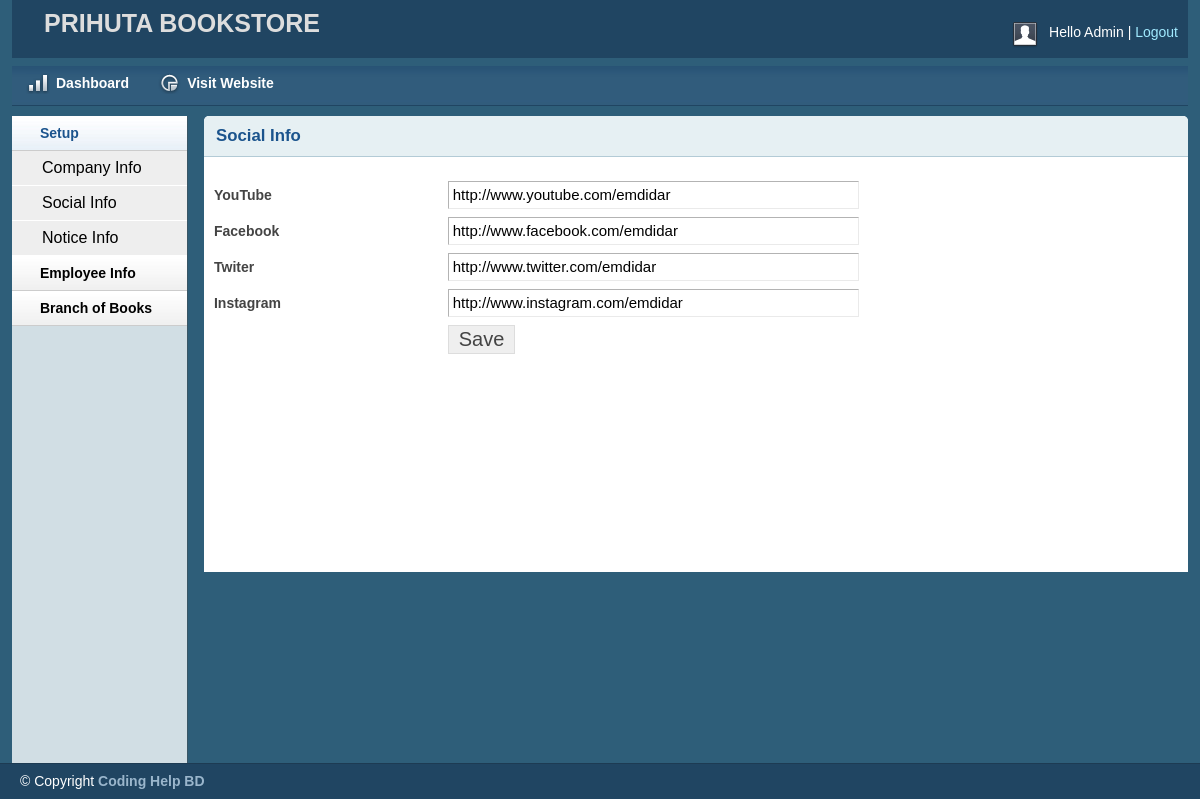
Screenshot of /admin/addSocialInfo.php (signed in) with the database file from the repository.
### tables this page shows
CREATE TABLE IF NOT EXISTS `tbsocialinfo` (
  `autoId` int(11) NOT NULL AUTO_INCREMENT,
  `youtube` varchar(150) DEFAULT NULL,
  `facebook` varchar(150) DEFAULT NULL,
  `twiter` varchar(150) DEFAULT NULL,
  `instagram` varchar(150) DEFAULT NULL,
  PRIMARY KEY (`autoId`)
);

### lib/Database.php (called while the page is built, shortened)
<?php
class Database{
	public $host   = DB_HOST;
	public $user   = DB_USER;
	public $pass   = DB_PASS;
	public $dbname = DB_NAME;
	public $link;
	private function connecDB()
	{
		$this->link = new mysqli($this->host, $this->user, $this->pass, $this->dbname);
        mysqli_query($this->link,"SET CHARACTER SET utf8");
        mysqli_query($this->link,"SET SESSION collation_connection ='utf8_general_ci'");
	}
	public function select($query)
	{
		$result = $this->link->query($query) or die ($this->link->error.__LINE__);
		if($result->num_rows > 0){
			return $result;
		}
		else{
			return false;
		}
	}
}
?>

### admin/addSocialInfo.php (the view, shortened to what this page needs)
<?php include 'inc/header.php';?>
<?php include 'inc/sidebar.php';?>
<div class="grid_10">
    <div class="box round first grid">
        <h2>Social Info</h2>
        <div class="block">
        <?php
			$query="select youtube,facebook,twiter,instagram from tbSocialInfo";
			$selectData=$db->select($query);
			if($selectData)
			{
				while($result=$selectData->fetch_assoc())
				{
		?>
         <form action="" method="post">
            <table class="form">
                <tr>
                    <td>
                        <label>YouTube</label>
                    </td>
                    <td>
                        <input type="text" value="<?php echo $result['youtube']; ?>" name="youtube" placeholder="Youtube  Link.." class="medium" />
                    </td>
                </tr>
                <tr>
                    <td>
                        <label>Facebook</label>
                    </td>
                    <td>
                        <input type="text" value="<?php echo $result['facebook']; ?>" name="facebook" placeholder="Facebook Link.." class="medium" />
                    </td>
                </tr>
                <tr>
                    <td>
                        <label>Twiter</label>
                    </td>
                    <td>
                        <input type="text" value="<?php echo $result['twiter']; ?>" name="twiter" placeholder="Twiter Link..." class="medium" />
                    </td>
                </tr>
                <tr>
                    <td>
                        <label>Instagram</label>
                    </td>
                    <td>
                        <input type="text" value="<?php echo $result['instagram']; ?>" name="instagram" placeholder="Instagram Link..." class="medium" />
                    </td>
                </tr>
				<tr>
                    <td></td>
                    <td>
                        <input type="submit" name="submit" Value="Save" />
                    </td>
                </tr>
            </table>
           </form>
           <?php
			}
			}
		?>
        </div>
    </div>
</div>
<?php include 'inc/footer.php';?>

### admin/css/layout.css (style rules this page uses)
body { background: #fff none repeat scroll 0 0; color: #444; font-size: 14px; padding: 0; }
h1, h2, h3, h4, h5, h6 { line-height:1.2em; margin-bottom:.3em; }
h2 { margin-top:1em; }
.box { background:#fff; margin-bottom:20px; padding:10px 10px 10px 10px; margin-left:-8px; }
.box.grid { padding-bottom:40px; }
.box.round { -moz-border-radius: 5px 5px 0px 0px; -webkit-border-radius: 5px 5px 0px 0px; border-radius: 5px 5px 0px 0px; }
.box h2 { font-size:1.2em; font-weight:bold; color:#1B548D; background:#E6F0F3; margin:-10px -10px 0 -10px; padding:10px 12px; border-bottom:1px solid #B3CBD6; -moz-border-radius: 5px 5px 0px 0px; -webkit-border-radius: 5px 5px 0px 0px; border-radius: 5px 5px 0px 0px; }
.box.first { min-height: 406px; }
.block { padding-top:20px; }
table.form { width:100%; }
table.form td { padding:4px 0px; }
table.form label { font-weight:bold; }
table.form input, table.form select { font-size: 15px; padding: 4px 4px 5px 4px; border-top: 1px solid #b3b3b3; border-left: 1px solid #b3b3b3; border-right: 1px solid #eaeaea; border-bottom: 1px solid #eaeaea; }
table.form input[type="submit"] { border: 1px solid #ddd; color: #444; cursor: pointer; font-size: 20px; padding: 2px 10px; }
input.medium { width: 55%; }
.block { padding-bottom:1px; }

### rows the page displays
tbsocialinfo: youtube "http://www.youtube.com/emdidar", facebook "http://www.facebook.com/emdidar", twiter "http://www.twitter.com/emdidar", instagram "http://www.instagram.com/emdidar"
